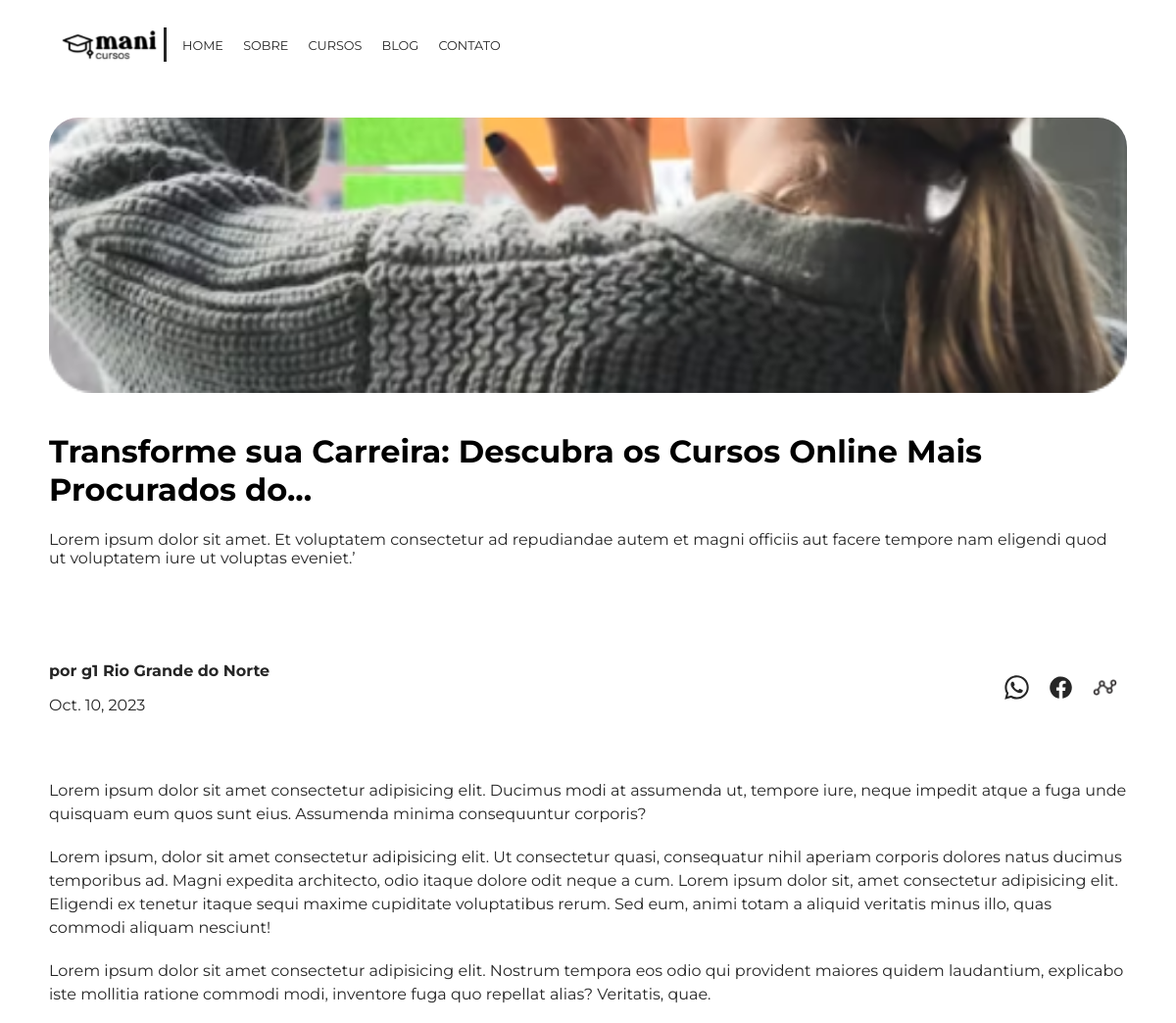
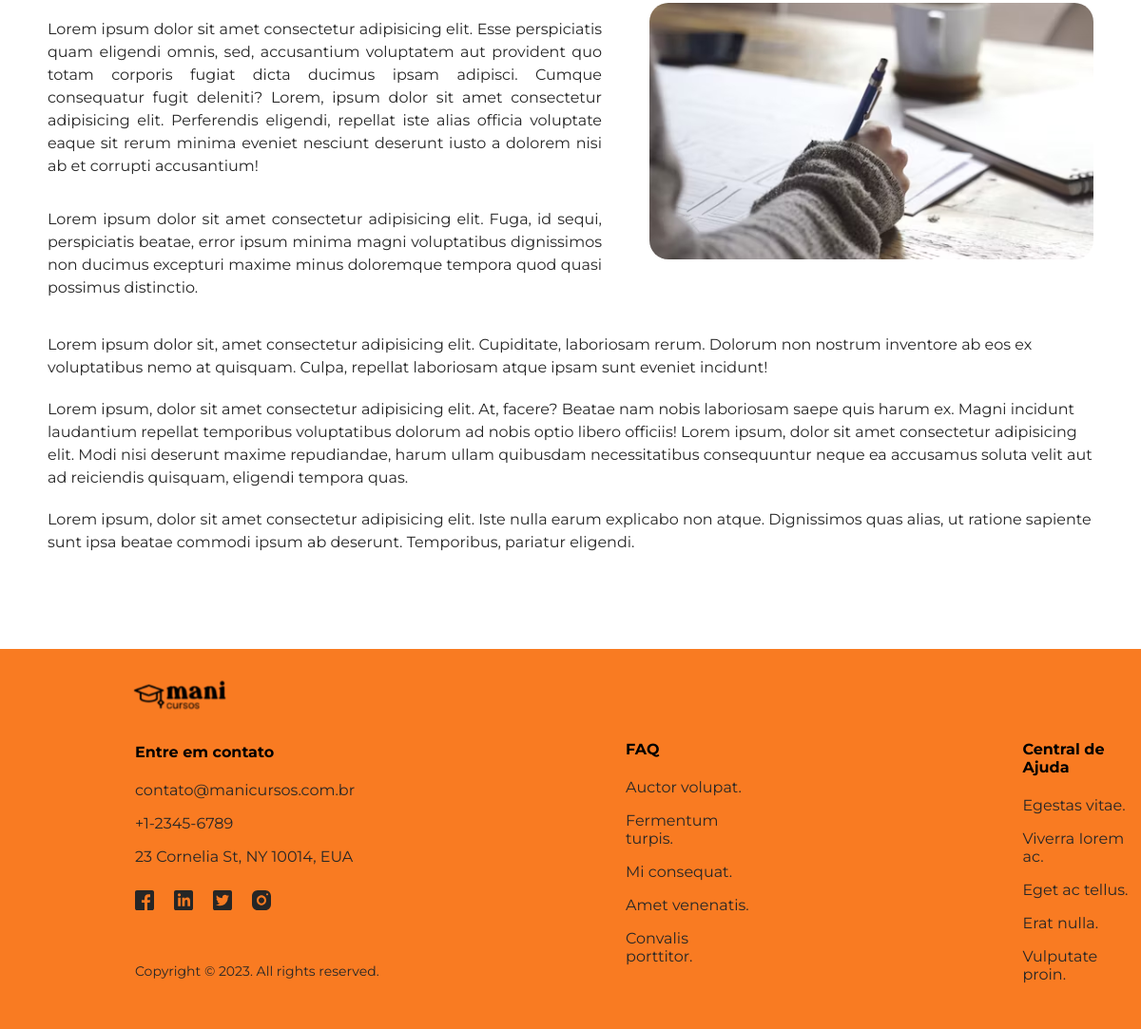
Page /blog/noticia/1 on the committed database (2 pictures, top to bottom).
### apps/blog/models.py (models this page shows, shortened)
class Noticia(models.Model):
    titulo = models.CharField(max_length=200)
    subtitulo = models.CharField(max_length=300)
    criador = models.CharField(max_length=200)
    datatime_da_pub = models.DateTimeField(auto_now=True)
    conteudo = models.TextField()
    imagem = models.ImageField(upload_to="noticias/")
    data = models.DateField(default=timezone.now)

### apps/blog/views.py (the view)
# urls.py: path('noticia/<int:id>', views.detail_noticia, name="noticia"),
def detail_noticia(request, id):
    noticia = Noticia.objects.get(id=id)
    return render(request, "blog/detail_noticia.html", {
        "noticia": noticia,
    })

### core/templates/blog/detail_noticia.html (shortened to what this page needs)
{% extends '../base.html' %}
{% load static %}
{% block style %}
    <link rel="stylesheet" type="text/css" href="{% static 'css/detail_noticia.css' %}">
{% endblock %}
{% block main %}
    <header>
        <div class="box-img">
            <img src="{{noticia.imagem.url}}" alt="">
        </div>
        <h1>{{noticia.titulo}}</h1>
        <p>{{noticia.subtitulo}}</p>
    </header>
    <div class="headline">
        <div class="source">
            <p><strong>por {{noticia.criador}}</strong></p>
            <p>{{noticia.data}}</p>
        </div>
        <div class="redes">
            <div class="box-img-rs"><img src="../../static/img/graphics/Vector.svg" alt="logo-whathsapp"></div>
            <div class="box-img-rs"><img src="../../static/img/graphics/Vector(1).svg" alt="logo-facebook"></div>
            <div class="box-img-rs"><img src="../../static/img/graphics/conexao.png" alt="icon-conexão"></div>
        </div>
    </div>
    <main>
        <p>Lorem ipsum dolor sit amet consectetur adipisicing elit. Ducimus modi at assumenda ut, tempore iure, neque impedit atque a fuga unde quisquam eum quos sunt eius. Assumenda minima consequuntur corporis?</p>
        <p>Lorem ipsum, dolor sit amet consectetur adipisicing elit. Ut consectetur quasi, consequatur nihil aperiam corporis dolores natus ducimus temporibus ad. Magni expedita architecto, odio itaque dolore odit neque a cum. Lorem ipsum dolor sit, amet consectetur adipisicing elit. Eligendi ex tenetur itaque sequi maxime cupiditate voluptatibus rerum. Sed eum, animi totam a aliquid veritatis minus illo, quas commodi aliquam nesciunt!</p>
        <p>Lorem ipsum dolor sit amet consectetur adipisicing elit. Nostrum tempora eos odio qui provident maiores quidem laudantium, explicabo iste mollitia ratione commodi modi, inventore fuga quo repellat alias? Veritatis, quae.</p>
        <div class="flex text-img">
            <div class="flex column texto">
                <p>Lorem ipsum dolor sit amet consectetur adipisicing elit. Esse perspiciatis quam eligendi omnis, sed, accusantium voluptatem aut provident quo totam corporis fugiat dicta ducimus ipsam adipisci. Cumque consequatur fugit deleniti? Lorem, ipsum dolor sit amet consectetur adipisicing elit. Perferendis eligendi, repellat iste alias officia voluptate eaque sit rerum minima eveniet nesciunt deserunt iusto a dolorem nisi ab et corrupti accusantium!</p>
                <p>Lorem ipsum dolor sit amet consectetur adipisicing elit. Fuga, id sequi, perspiciatis beatae, error ipsum minima magni voluptatibus dignissimos non ducimus excepturi maxime minus doloremque tempora quod quasi possimus distinctio.</p>
            </div>
            <div><img src="{% static 'img/noticias/Rectangle 607.svg' %}" alt=""></div>
        </div>
        <p>Lorem ipsum dolor sit, amet consectetur adipisicing elit. Cupiditate, laboriosam rerum. Dolorum non nostrum inventore ab eos ex voluptatibus nemo at quisquam. Culpa, repellat laboriosam atque ipsam sunt eveniet incidunt!</p>
        <p>Lorem ipsum, dolor sit amet consectetur adipisicing elit. At, facere? Beatae nam nobis laboriosam saepe quis harum ex. Magni incidunt laudantium repellat temporibus voluptatibus dolorum ad nobis optio libero officiis! Lorem ipsum, dolor sit amet consectetur adipisicing elit. Modi nisi deserunt maxime repudiandae, harum ullam quibusdam necessitatibus consequuntur neque ea accusamus soluta velit aut ad reiciendis quisquam, eligendi tempora quas.</p>
        <p>Lorem ipsum, dolor sit amet consectetur adipisicing elit. Iste nulla earum explicabo non atque. Dignissimos quas alias, ut ratione sapiente sunt ipsa beatae commodi ipsum ab deserunt. Temporibus, pariatur eligendi.</p>
    </main>
{% endblock%}

### core/static/css/nav.css (style rules this page uses)
p { display: flex; }

### core/static/css/footer.css (style rules this page uses)
body { margin: 0px; }
p { font-family: Montserrat; color: #262626; border: 10px; }
.redes { padding: 10px; padding-left: 0px; cursor:pointer; }

### core/static/css/base.css (style rules this page uses)
* { font-family: 'Montserrat'; }
:root { --laranja: #ff7000; }
.flex { display: flex; }
.column { flex-direction: column; }

### core/static/css/detail_noticia.css (style rules this page uses)
header { margin: 20px 50px 80px 50px; border-radius: 20px; }
.box-img { width: 100%; height: 300px; border-radius: 30px; overflow: hidden; position: relative; }
.box-img > img { width: 100%; object-fit: cover; position: absolute; top: -355px; }
.headline { margin: 20px 50px 50px 50px; display: flex; justify-content: space-between; }
.redes { display: flex; gap: 20px; align-items: center; }
.box-img-rs { width: 25px; height: 25px; }
.box-img-rs > img { width: 100%; height: 100%; }
main { margin: 0px 50px 100px 50px; line-height: 1.5; }
main > p { margin-bottom: 20px; }
.texto { margin-right: 50px; justify-content: space-evenly; text-align: justify; }
.text-img { margin-bottom: 20px; }

### rows in the picture
Noticia: imagem (picture), titulo "Transforme sua Carreira: Descubra os Cursos Online Mais Procurados do...", subtitulo "Lorem ipsum dolor sit amet. Et voluptatem consectetur ad repudiandae autem et magni officiis aut facere tempore nam eligendi quod ut voluptatem iure ut voluptas eveniet.’", criador "g1 Rio Grande do Norte", data "Oct. 10, 2023"
